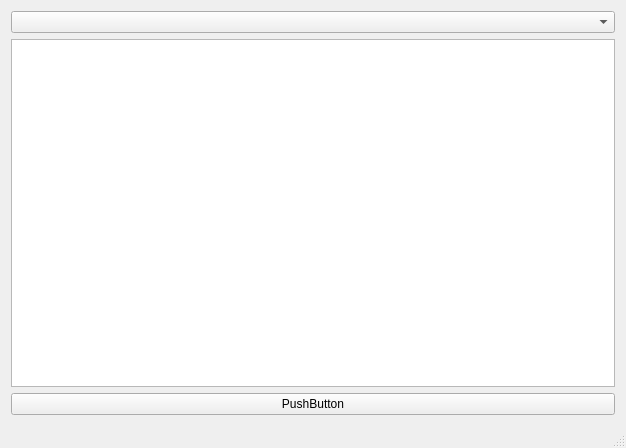
<?xml version="1.0" encoding="UTF-8"?>
<ui version="4.0">
 <class>MainWindow</class>
 <widget class="QMainWindow" name="MainWindow">
  <property name="geometry">
   <rect>
    <x>0</x>
    <y>0</y>
    <width>626</width>
    <height>448</height>
   </rect>
  </property>
  <property name="windowTitle">
   <string>MainWindow</string>
  </property>
  <property name="styleSheet">
   <string notr="true"/>
  </property>
  <widget class="QWidget" name="centralWidget">
   <layout class="QVBoxLayout" name="verticalLayout_2">
    <item>
     <layout class="QVBoxLayout" name="verticalLayout">
      <item>
       <widget class="QComboBox" name="comboBox"/>
      </item>
      <item>
       <widget class="QListWidget" name="listWidget"/>
      </item>
      <item>
       <widget class="QPushButton" name="pushButton">
        <property name="text">
         <string>PushButton</string>
        </property>
       </widget>
      </item>
     </layout>
    </item>
   </layout>
  </widget>
  <widget class="QMenuBar" name="menuBar">
   <property name="geometry">
    <rect>
     <x>0</x>
     <y>0</y>
     <width>626</width>
     <height>21</height>
    </rect>
   </property>
  </widget>
  <widget class="QStatusBar" name="statusBar"/>
 </widget>
 <layoutdefault spacing="6" margin="11"/>
 <resources/>
 <connections/>
</ui>
